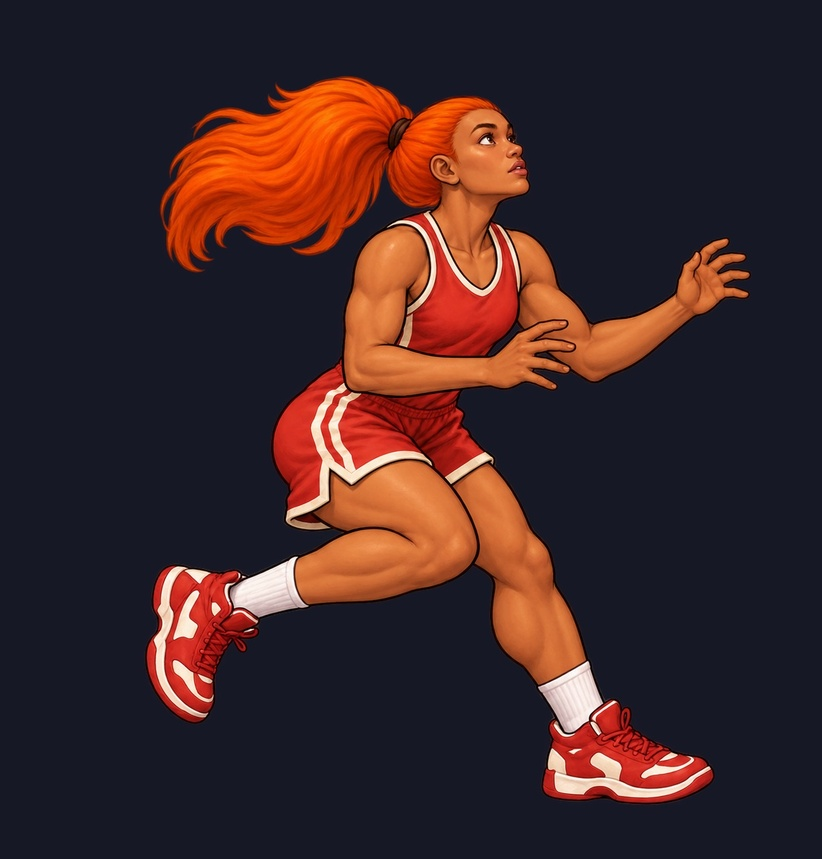
#> input picture tools/generate-art/j123-piper-alley-oop-power-poses-00-04/pose-01-attempt1-raw-dark.jpg, 822 x 859 px, shrunk from 1227 x 1282 before the run
$ python clean-dunk-halo.py j123-piper-alley-oop-power-poses-00-04/pose-01-attempt1-raw-dark.jpg j123-piper-alley-oop-power-poses-00-04/pose-02-attempt1-raw-dark.jpg 1.0
#> lines starting #> are read from the running program, lines starting #| are printed output that depends on the picture; after the words box and inside, x2 and y2 are one past the last pixel; in counts of white or black regions, pixels touching at a corner belong together
#!/usr/bin/env python3
"""Trim generated halo pixels away from the non-red character silhouette.

Every retained RGBA value is copied from the original image. The pass only
sets remote or vivid red/coral exterior pixels to alpha zero; a small outline
margin around every dark outline, white cloth, skin and kit-color core remains intact.
"""
from pathlib import Path
import sys

import numpy as np
from PIL import Image
from scipy.ndimage import distance_transform_edt, label


def clean(source: Path, destination: Path, margin: float = 4) -> tuple[int, int]:
#> called with margin = 1
    with Image.open(source) as opened:
#> opened is the input picture: PIL image 822x859 RGB; mean R, G, B 62.3, 38.7, 39.9
        pixels = np.array(opened.convert("RGBA"))
    rgb = pixels[:, :, :3].astype(np.int16)
    alpha = pixels[:, :, 3]
#> alpha: shape (859, 822); every value is 255
    red, green, blue = (rgb[:, :, i] for i in range(3))
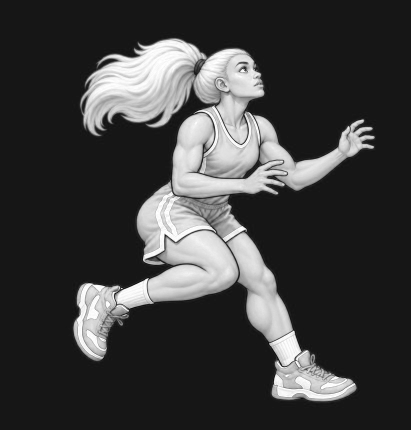
#> red: shape (859, 822) int16 (shown at 1/2 size); min 2, max 255, mean 62.3
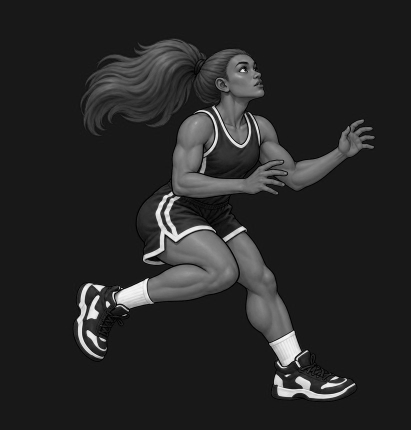
#> green: shape (859, 822) int16 (shown at 1/2 size); min 0, max 254, mean 38.7
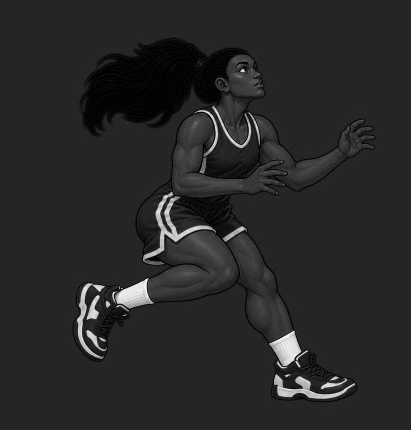
#> blue: shape (859, 822) int16 (shown at 1/2 size); min 0, max 253, mean 39.9
    vivid_red = (red >= 230) & ((red - green) >= 160) & (green <= 80) & (blue <= 50)
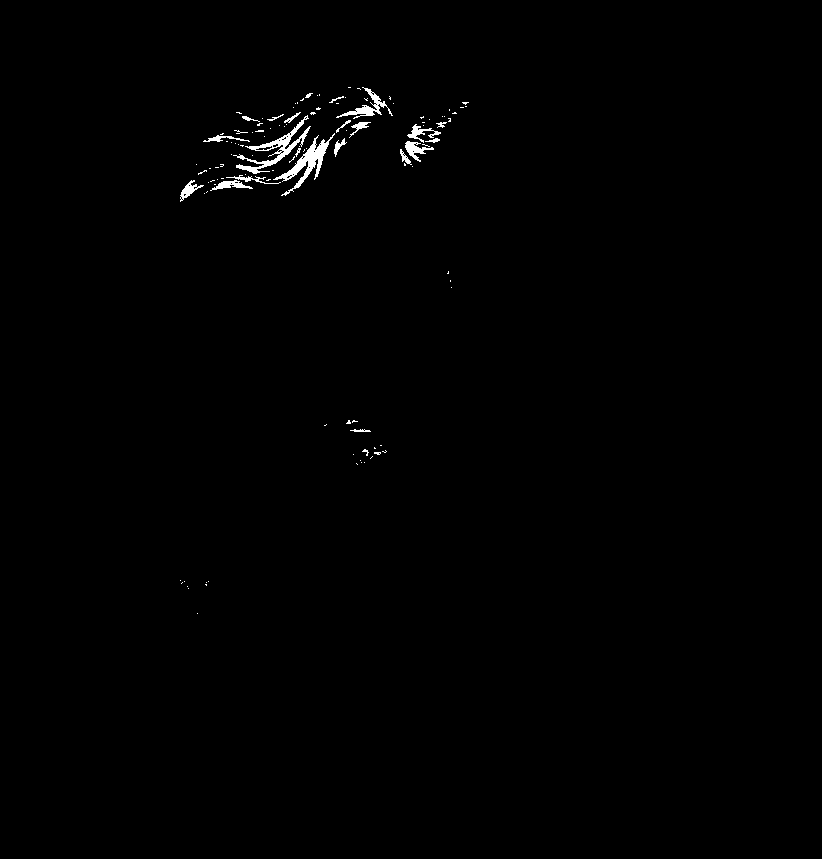
#> vivid_red: shape (859, 822) bool; 0.59% white; 117 white regions (94 under 20 px), largest, box (x1, y1, x2, y2) and area: (233, 115, 311, 174) 874, (273, 133, 335, 196) 852, (336, 87, 393, 119) 407
    components, count = label(alpha > 64)
#> components: shape (859, 822) int32; every value is 1
#> count = 1
    sizes = np.bincount(components.ravel(), minlength=count + 1)
#> sizes = [0, 706098]
    largest = int(sizes[1:].max()) if count else 0
#> largest = 706098
    primary_ids = np.flatnonzero(sizes[1:] >= max(16, largest * .01)) + 1
#> primary_ids = [1]
    core = np.isin(components, primary_ids) & ~vivid_red
    if not np.any(core):
        raise ValueError("No non-red character pixels found")
    distance = distance_transform_edt(~core)
    exterior = (alpha > 0) & ((distance > margin) | vivid_red)
    removed_pixels = int(exterior.sum())
#> removed_pixels = 4133
    removed_red = int(((alpha > 0) & vivid_red).sum())
#> removed_red = 4133
    pixels[exterior, 3] = 0
    pixels[0, :, 3] = 0
    pixels[-1, :, 3] = 0
    pixels[:, 0, 3] = 0
    pixels[:, -1, 3] = 0
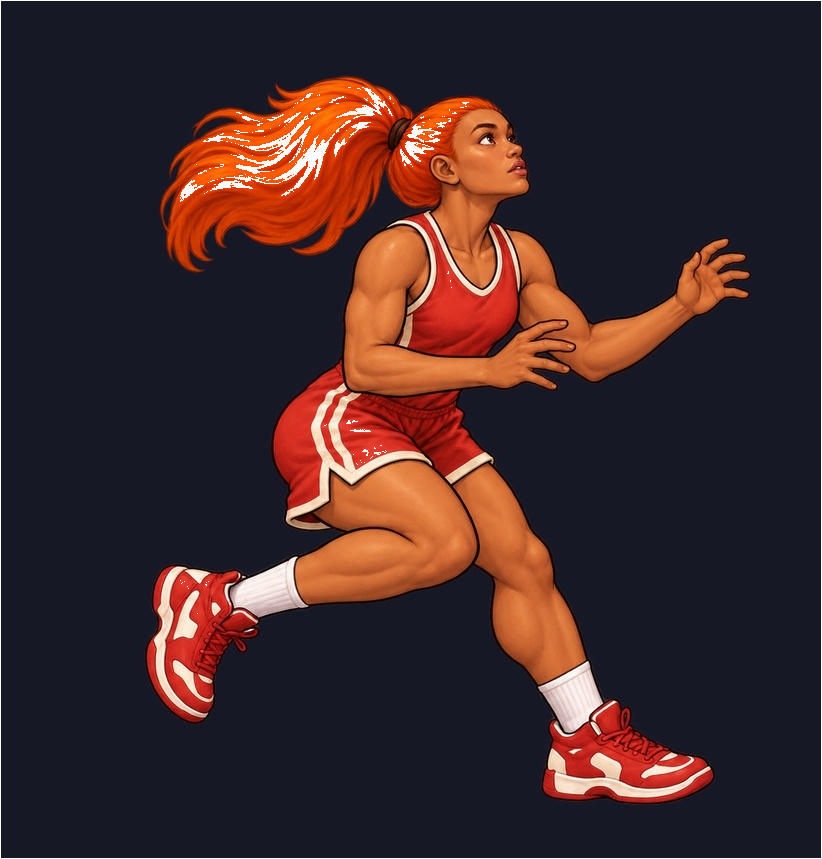
#> pixels: shape (859, 822, 4); mean R, G, B, A 62.3, 38.7, 39.9, 252.3; transparent parts drawn white
    Image.fromarray(pixels, "RGBA").save(destination)
    return removed_pixels, removed_red


if __name__ == "__main__":
    if len(sys.argv) not in (3, 4):
        raise SystemExit("Usage: clean-dunk-halo.py input.png output.png [outline-margin]")
    removed_pixels, removed_red = clean(
        Path(sys.argv[1]), Path(sys.argv[2]), float(sys.argv[3]) if len(sys.argv) == 4 else 4
    )
#> removed_pixels = 4133; removed_red = 4133
    print(f"Cleared {removed_pixels} exterior halo pixels, including {removed_red} vivid red/coral pixels")
#| Cleared 4133 exterior halo pixels, including 4133 vivid red/coral pixels

$ run again, on tools/generate-art/j123-piper-alley-oop-power-poses-00-04/pose-03-attempt1-raw-dark.jpg
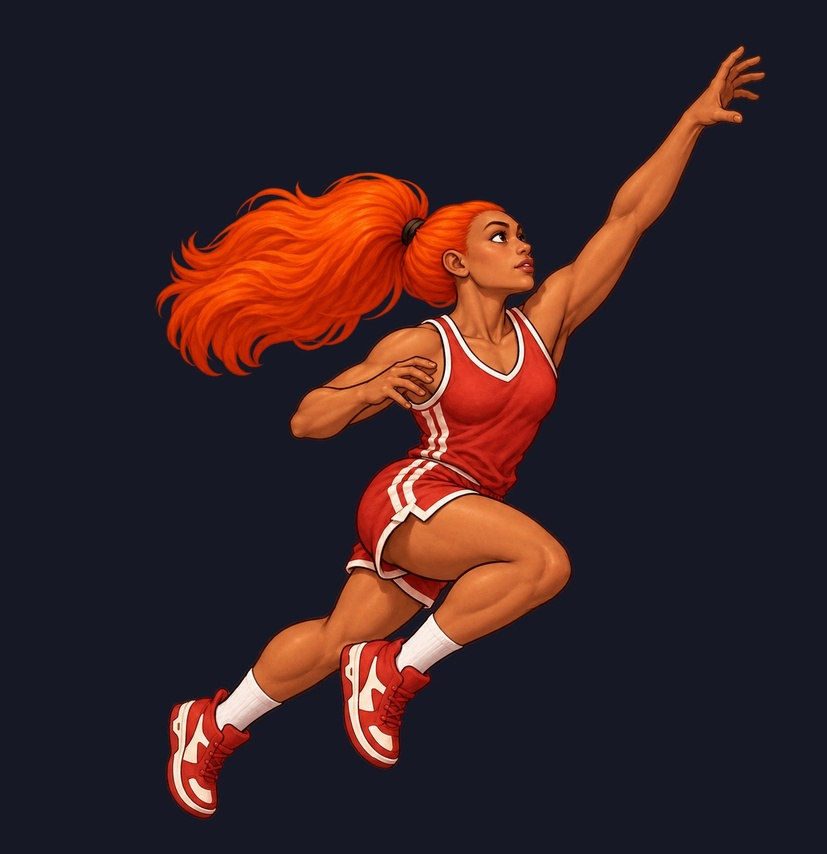
#> input picture tools/generate-art/j123-piper-alley-oop-power-poses-00-04/pose-03-attempt1-raw-dark.jpg, 827 x 854 px, shrunk from 1234 x 1274 before the run
#> in clean, opened is the input picture: PIL image 827x854 RGB; mean R, G, B 55.9, 35, 38.2
#> alpha: shape (854, 827); every value is 255
#> in clean, `vivid_red = (red >= 230) & ((red - green) >= 160) & (green <= 80) & (b..`:
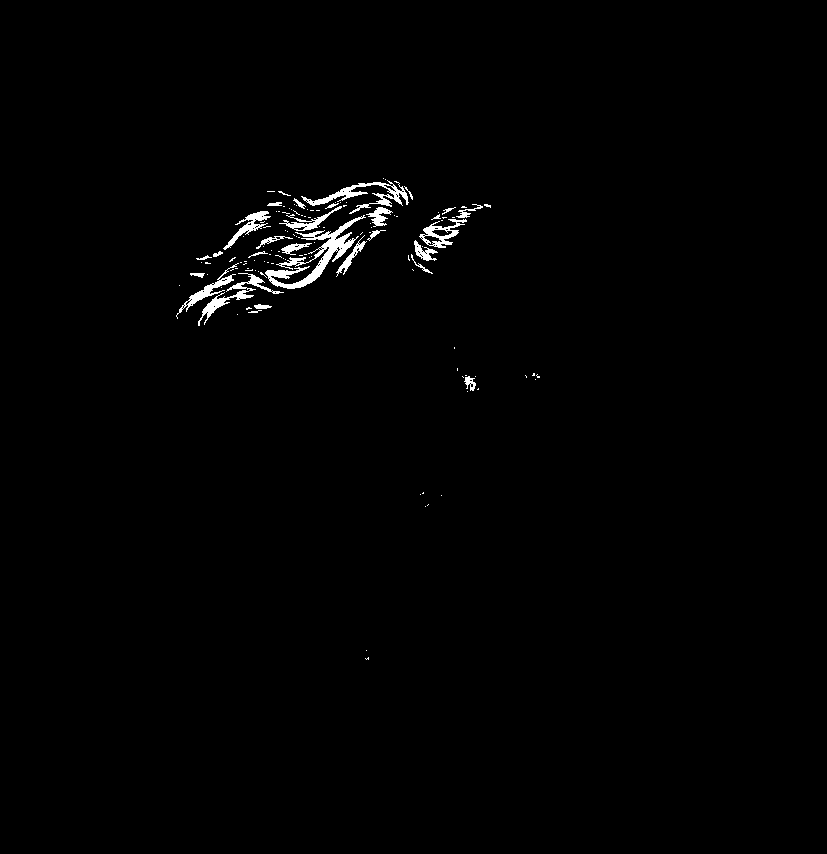
#> vivid_red: shape (854, 827) bool; 1% white; 128 white regions (99 under 20 px), largest, box (x1, y1, x2, y2) and area: (265, 215, 366, 289) 1690, (301, 180, 409, 214) 883, (198, 273, 284, 326) 688
#> components: shape (854, 827) int32; every value is 1
#> count = 1
#> sizes = [0, 706258]
#> largest = 706258
#> primary_ids = [1]
#> in clean, `removed_pixels = int(exterior.sum())`: removed_pixels = 7032
#> in clean, `pixels[:, -1, 3] = 0`:
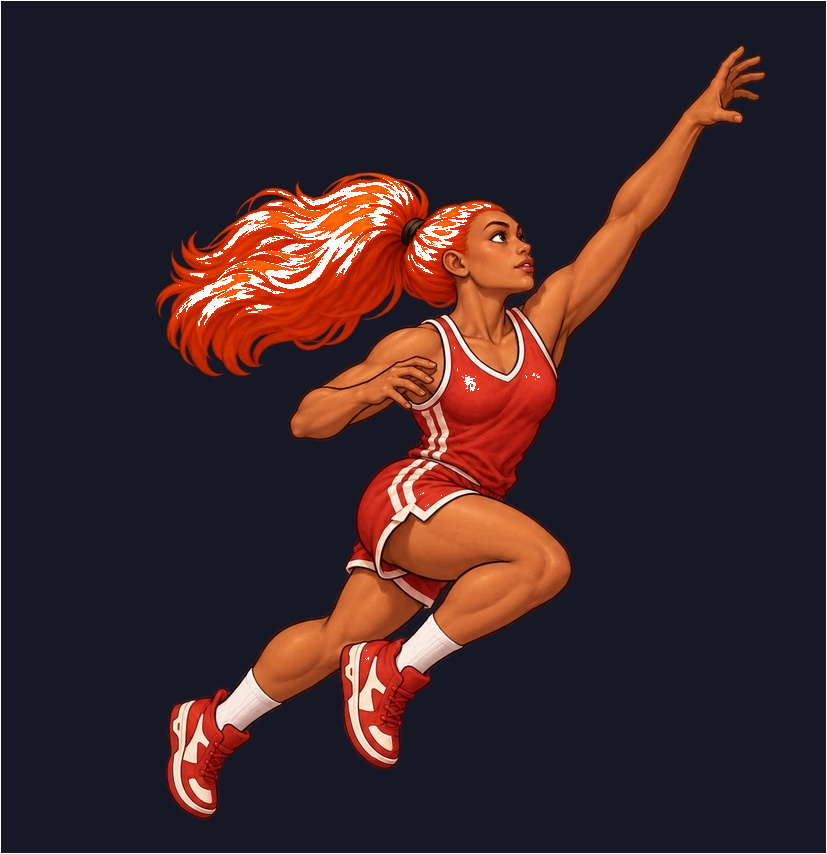
#> pixels: shape (854, 827, 4); mean R, G, B, A 55.9, 35, 38.2, 251.2; transparent parts drawn white
#| Cleared 7032 exterior halo pixels, including 7032 vivid red/coral pixels

$ run again, on tools/generate-art/j123-piper-alley-oop-power-poses-00-04/pose-04-attempt1-raw-dark.jpg
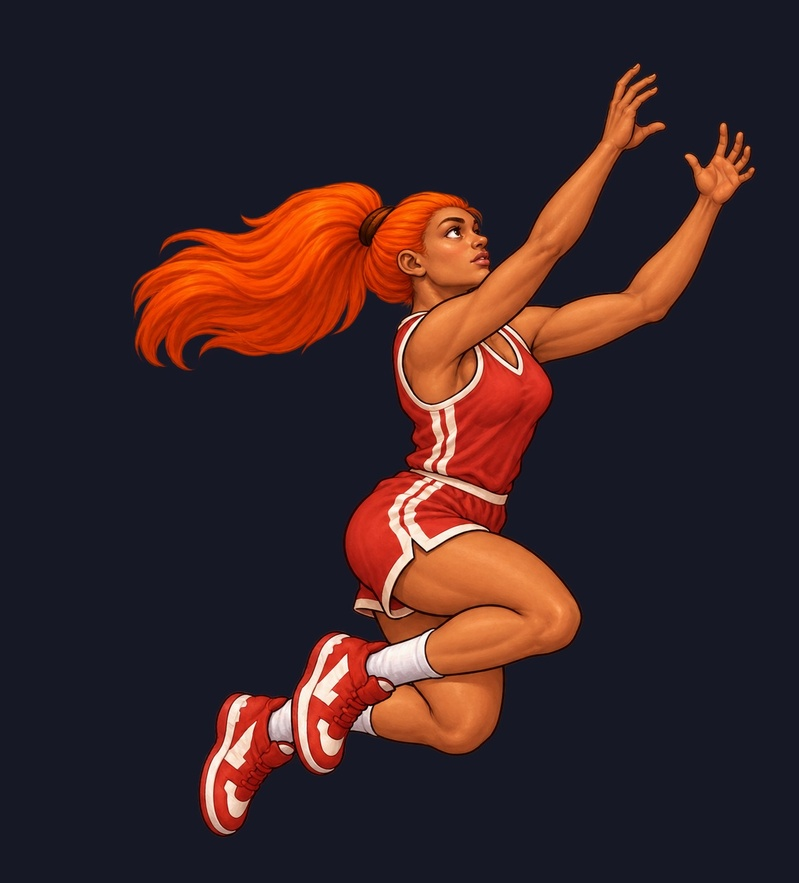
#> input picture tools/generate-art/j123-piper-alley-oop-power-poses-00-04/pose-04-attempt1-raw-dark.jpg, 799 x 883 px, shrunk from 1193 x 1319 before the run
#> in clean, opened is the input picture: PIL image 799x883 RGB; mean R, G, B 58.6, 36.8, 39.1
#> alpha: shape (883, 799); every value is 255
#> in clean, `vivid_red = (red >= 230) & ((red - green) >= 160) & (green <= 80) & (b..`:
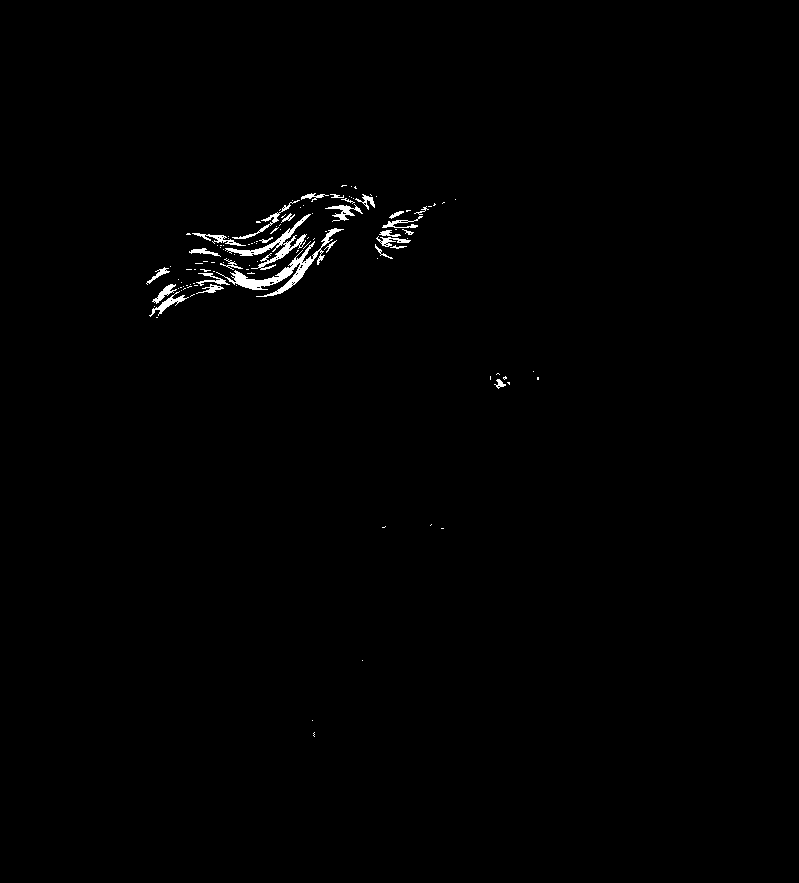
#> vivid_red: shape (883, 799) bool; 0.7% white; 115 white regions (87 under 20 px), largest, box (x1, y1, x2, y2) and area: (216, 228, 344, 297) 1307, (225, 214, 311, 270) 832, (232, 200, 300, 239) 228
#> components: shape (883, 799) int32; every value is 1
#> count = 1
#> sizes = [0, 705517]
#> largest = 705517
#> primary_ids = [1]
#> in clean, `removed_pixels = int(exterior.sum())`: removed_pixels = 4912
#> in clean, `pixels[:, -1, 3] = 0`:
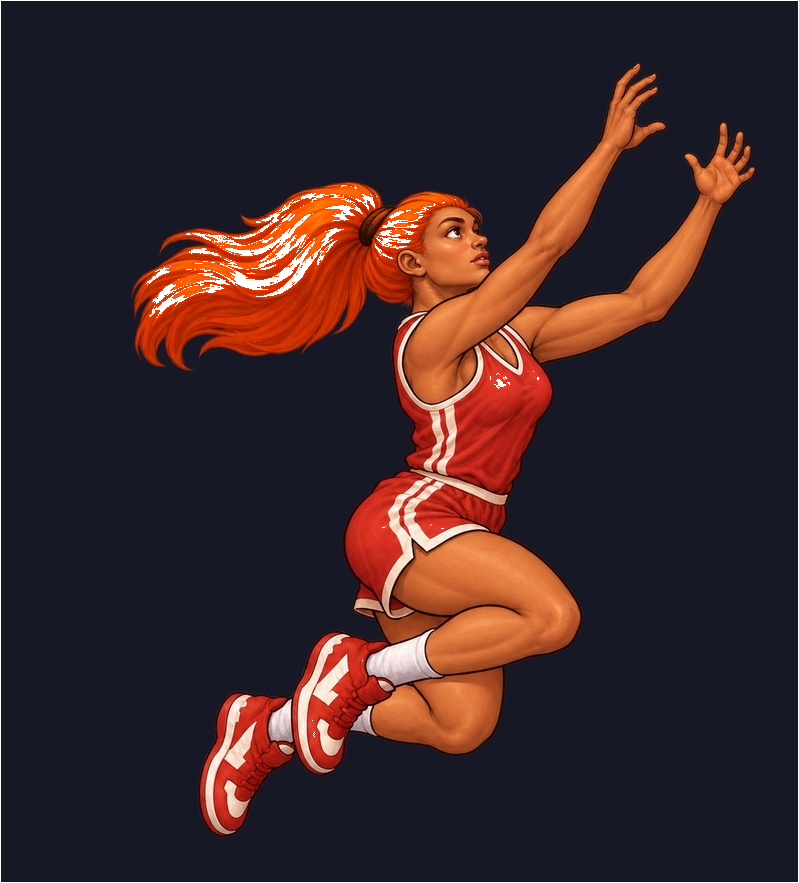
#> pixels: shape (883, 799, 4); mean R, G, B, A 58.6, 36.8, 39.1, 252; transparent parts drawn white
#| Cleared 4912 exterior halo pixels, including 4912 vivid red/coral pixels
